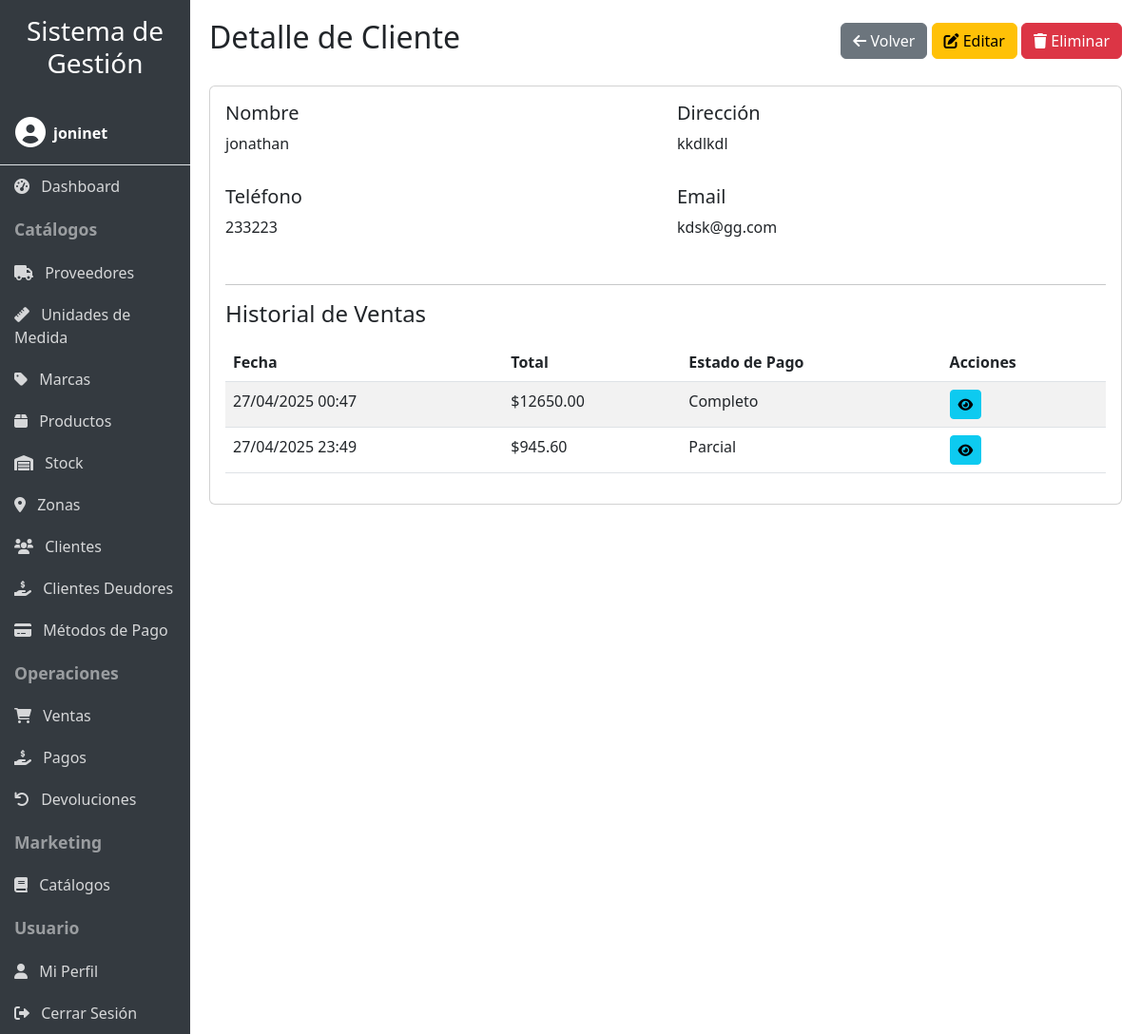
The page /clientes/2/ (signed in) on the database its author committed.
### productos/models.py (models this page shows, shortened)
class Cliente(models.Model):
    nombre = models.CharField(max_length=100)
    direccion = models.CharField(max_length=100)
    telefono = models.CharField(max_length=20, blank=True, null=True)
    email = models.EmailField(max_length=100, blank=True, null=True)
    zona = models.ForeignKey(Zona, on_delete=models.SET_NULL, null=True, blank=True)
    usuario = models.ForeignKey(User, on_delete=models.CASCADE, null=True, blank=True)

class Venta(models.Model):
    cliente = models.ForeignKey(Cliente, on_delete=models.CASCADE)
    fecha = models.DateTimeField(auto_now_add=True)
    total = models.DecimalField(max_digits=10, decimal_places=2)
    estado_pago = models.ForeignKey(EstadoPago, on_delete=models.CASCADE)
    usuario = models.ForeignKey(User, on_delete=models.CASCADE, null=True, blank=True)
    monto_pagado = models.DecimalField(max_digits=10, decimal_places=2, default=0)
    saldo_pendiente = models.DecimalField(max_digits=10, decimal_places=2, default=0)
    def get_absolute_url(self):
        return reverse('productos:venta_detail', args=[str(self.id)])

class EstadoPago(models.Model):
    estado = models.CharField(max_length=20)
    usuario = models.ForeignKey(User, on_delete=models.CASCADE, null=True, blank=True)
    class Meta:
        unique_together = ('estado', 'usuario')
    def __str__(self) -> str:
        return self.estado

### productos/user_views.py (the view)
# urls.py: path('clientes/<int:pk>/', user_views.UserClienteDetailView.as_view(), name='cliente_detail'),
class UserClienteDetailView(UserDataMixin, ClienteDetailView):
    pass

### productos/mixins.py (called while the page is built)
    def get_queryset(self):
        queryset = super().get_queryset()
        user = self.request.user
        if user.is_staff or user.is_superuser:
            return queryset
        if hasattr(queryset.model, 'usuario'):
            return queryset.filter(usuario=user)
        return queryset

### productos/templates/productos/cliente_detail.html (shortened to what this page needs)
{% extends 'productos/base.html' %}
{% load productos_filters %}
{% block header %}Detalle de Cliente{% endblock %}
{% block header_buttons %}
<a href="{% url 'productos:cliente_list' %}" class="btn btn-secondary">
    <i class="fas fa-arrow-left"></i> Volver
</a>
<a href="{% url 'productos:cliente_update' cliente.pk %}" class="btn btn-warning">
    <i class="fas fa-edit"></i> Editar
</a>
<a href="{% url 'productos:cliente_delete' cliente.pk %}" class="btn btn-danger">
    <i class="fas fa-trash"></i> Eliminar
</a>
{% endblock %}
{% block content %}
<div class="card">
    <div class="card-body">
        <div class="row">
            <div class="col-md-6 mb-3">
                <h5>Nombre</h5>
                <p>{{ cliente.nombre }}</p>
            </div>
            <div class="col-md-6 mb-3">
                <h5>Dirección</h5>
                <p>{{ cliente.direccion }}</p>
            </div>
            <div class="col-md-6 mb-3">
                <h5>Teléfono</h5>
                <p>{{ cliente.telefono|default:"No especificado" }}</p>
            </div>
            <div class="col-md-6 mb-3">
                <h5>Email</h5>
                <p>{{ cliente.email|default:"No especificado" }}</p>
            </div>
        </div>
        <hr>
        <h4>Historial de Ventas</h4>
        <div class="table-responsive mt-3">
            <table class="table table-striped">
                <thead>
                    <tr>
                        <th>Fecha</th>
                        <th>Total</th>
                        <th>Estado de Pago</th>
                        <th>Acciones</th>
                    </tr>
                </thead>
                <tbody>
                    {% for venta in cliente.venta_set.all %}
                    <tr>
                        <td>{{ venta.fecha|date:"d/m/Y H:i" }}</td>
                        <td>${{ venta.total }}</td>
                        <td>{{ venta.estado_pago }}</td>
                        <td>
                            <a href="{{ venta.get_absolute_url }}" class="btn btn-sm btn-info">
                                <i class="fas fa-eye"></i>
                            </a>
                        </td>
                    </tr>
                    {% empty %}
                    <tr>
                        <td colspan="4" class="text-center">No hay ventas registradas para este cliente.</td>
                    </tr>
                    {% endfor %}
                </tbody>
            </table>
        </div>
    </div>
</div>
{% endblock %}

### productos/templates/productos/base.html (shortened to what this page needs)
<!DOCTYPE html>
<html lang="es">
<head>
    <link href="https://cdn.jsdelivr.net/npm/bootstrap@5.3.0/dist/css/bootstrap.min.css" rel="stylesheet">
    <link rel="stylesheet" href="https://cdnjs.cloudflare.com/ajax/libs/font-awesome/6.0.0/css/all.min.css">
    {% load static %}
    <link rel="stylesheet" href="{% static 'productos/css/responsive.css' %}">
</head>
<body>
    <div class="container-fluid">
        <div class="row">
            <div class="col-lg-2 sidebar p-0" id="sidebar">
                <div class="p-3 d-lg-block d-none">
                    <h3 class="text-center">Sistema de Gestión</h3>
                </div>
                {% if user.is_authenticated %}
                <div class="user-info p-3 border-bottom">
                    <div class="d-flex align-items-center">
                        <div class="me-2">
                            <i class="fas fa-user-circle fa-2x"></i>
                        </div>
                        <div>
                            <div class="fw-bold">{{ user.username }}</div>
                        </div>
                    </div>
                </div>
                {% endif %}
                {% if user.is_authenticated %}
                <a href="{% url 'productos:dashboard' %}" class="nav-link"><i class="fas fa-tachometer-alt me-2"></i> Dashboard</a>
                <div class="nav-header">Catálogos</div>
                <a href="{% url 'productos:proveedor_list' %}" class="nav-link"><i class="fas fa-truck me-2"></i> Proveedores</a>
                <a href="{% url 'productos:unidadmedida_list' %}" class="nav-link"><i class="fas fa-ruler me-2"></i> Unidades de Medida</a>
                <a href="{% url 'productos:marca_list' %}" class="nav-link"><i class="fas fa-tag me-2"></i> Marcas</a>
                <a href="{% url 'productos:producto_list' %}" class="nav-link"><i class="fas fa-box me-2"></i> Productos</a>
                <a href="{% url 'productos:stock_list' %}" class="nav-link"><i class="fas fa-warehouse me-2"></i> Stock</a>
                <a href="{% url 'productos:zona_list' %}" class="nav-link"><i class="fas fa-map-marker-alt me-2"></i> Zonas</a>
                <a href="{% url 'productos:cliente_list' %}" class="nav-link"><i class="fas fa-users me-2"></i> Clientes</a>
                <a href="{% url 'productos:clientes_deudores' %}" class="nav-link"><i class="fas fa-hand-holding-usd me-2"></i> Clientes Deudores</a>
                <a href="{% url 'productos:metodopago_list' %}" class="nav-link"><i class="fas fa-credit-card me-2"></i> Métodos de Pago</a>
                <div class="nav-header">Operaciones</div>
                <a href="{% url 'productos:venta_list' %}" class="nav-link"><i class="fas fa-shopping-cart me-2"></i> Ventas</a>
                <a href="{% url 'productos:pago_list' %}" class="nav-link"><i class="fas fa-hand-holding-usd me-2"></i> Pagos</a>
                <a href="{% url 'productos:devolucion_list' %}" class="nav-link"><i class="fas fa-undo me-2"></i> Devoluciones</a>
                <div class="nav-header">Marketing</div>
                <a href="{% url 'productos:catalogo_list' %}" class="nav-link"><i class="fas fa-book me-2"></i> Catálogos</a>
                <div class="nav-header">Usuario</div>
                <a href="{% url 'productos:profile' %}" class="nav-link"><i class="fas fa-user me-2"></i> Mi Perfil</a>
                <a href="{% url 'productos:logout' %}" class="nav-link"><i class="fas fa-sign-out-alt me-2"></i> Cerrar Sesión</a>
                {% else %}
                <div class="nav-header">Acceso</div>
                <a href="{% url 'productos:login' %}" class="nav-link"><i class="fas fa-sign-in-alt me-2"></i> Iniciar Sesión</a>
                <a href="{% url 'productos:register' %}" class="nav-link"><i class="fas fa-user-plus me-2"></i> Registrarse</a>
                {% endif %}
            </div>
            <div class="col-lg-10 content content-wrapper">
                <div class="d-flex justify-content-between align-items-center mb-4">
                    <h2>{% block header %}{% endblock %}</h2>
                    <div>
                        {% block header_buttons %}{% endblock %}
                    </div>
                </div>
                {% block content %}{% endblock %}
            </div>
        </div>
    </div>
</body>
</html>

### productos/static/productos/css/responsive.css (style rules this page uses)
body { font-size: 16px; }
.table-responsive { overflow-x: auto; -webkit-overflow-scrolling: touch; }

### productos/templates/productos/base.html (style rules this page uses)
body { overflow-x: hidden; }
.sidebar { min-height: 100vh; background-color: #343a40; color: white; transition: all 0.3s; }
.sidebar a { color: rgba(255, 255, 255, 0.8); text-decoration: none; display: block; padding: 10px 15px; }
.sidebar .nav-header { font-weight: bold; padding: 10px 15px; font-size: 1.1em; color: rgba(255, 255, 255, 0.5); }
.content { padding: 20px; }
.table-responsive { overflow-x: auto; }

### rows shown on the page
Cliente: nombre "jonathan", direccion "kkdlkdl", telefono "233223", email "kdsk@gg.com"
Venta: fecha "27/04/2025 00:47", total "12650.00", estado_pago "Completo"
Venta: fecha "27/04/2025 23:49", total "945.60", estado_pago "Parcial"

### other values the page prints
{{ user.username }} "joninet"
